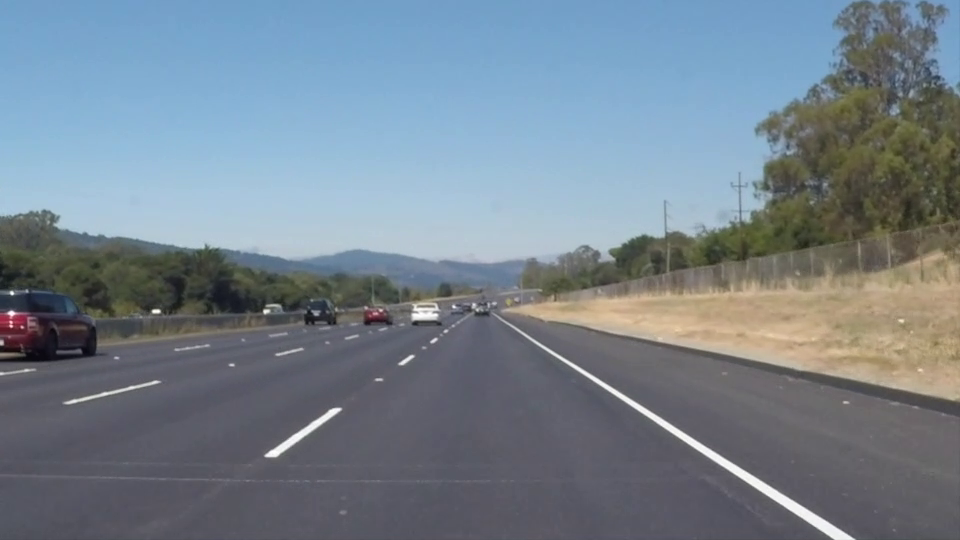
#> input picture frame 22 of imagenes/video_carretera.mp4, 960 x 540 px
$ python 'pipeline_base_mejora3(Kalman).py'
#> lines starting #> are read from the running program, lines starting #| are printed output that depends on the picture; after the words box and inside, x2 and y2 are one past the last pixel; in counts of white or black regions, pixels touching at a corner belong together
import cv2
import numpy as np
import matplotlib.pyplot as plt
import os
import sys
from collections import deque

# ================================================================
# RUTAS
# ================================================================
VIDEO_PATH        = os.path.join("imagenes", "video_carretera.mp4")
OUTPUT_VIDEO_PATH = "resultado_mejora3_kalman.avi"
DIAGRAMA_PATH     = "pipeline_mejora3_steps.png"

# ================================================================
# PARÁMETROS GLOBALES DE ESTABILIZACIÓN TEMPORAL  ← MEJORA 3
# ================================================================
HISTORY_N = 8
OUTLIER_SIGMA = 2.0

# ================================================================
# 1. CARGA DE VIDEO
# ================================================================
def open_video(path):
    cap = cv2.VideoCapture(path)
    if not cap.isOpened():
        raise FileNotFoundError(f"No se pudo abrir el video: {path}")
    return cap

# ================================================================
# 2. ESCALA DE GRISES
# ================================================================
def to_grayscale(image):
    return cv2.cvtColor(image, cv2.COLOR_BGR2GRAY)

# ================================================================
# 3. FILTRO GAUSSIANO
# ================================================================
def gaussian_blur(gray, kernel_size=(9, 9)):
    return cv2.GaussianBlur(gray, kernel_size, sigmaX=0)

# ================================================================
# 4. DETECTOR DE BORDES CANNY  (sin cambios)
# ================================================================
def canny_edge_detection(blurred, low_threshold=50, high_threshold=150):
    return cv2.Canny(blurred, low_threshold, high_threshold)

# ================================================================
# 5. FILTRO DE COLOR HSV  (sin cambios)
# ================================================================
def hsv_color_filter(image):
    hsv = cv2.cvtColor(image, cv2.COLOR_BGR2HSV)

    lower_yellow = np.array([ 18,  40, 100], dtype=np.uint8)
    upper_yellow = np.array([ 30, 255, 255], dtype=np.uint8)
    mask_yellow  = cv2.inRange(hsv, lower_yellow, upper_yellow)

    lower_white  = np.array([  0,   0, 145], dtype=np.uint8)
    upper_white  = np.array([179,  40, 255], dtype=np.uint8)
    mask_white   = cv2.inRange(hsv, lower_white, upper_white)

    mask_combined  = cv2.bitwise_or(mask_yellow, mask_white)
    filtered_image = cv2.bitwise_and(image, image, mask=mask_combined)

    return filtered_image, mask_combined, mask_white, mask_yellow

# ================================================================
# 6. REGIÓN DE INTERÉS  (sin cambios)
# ================================================================
def region_of_interest(image, image_shape):
    height, width = image_shape[0], image_shape[1]
    bottom_left  = (int(0.15 * width),  int(0.85 * height))
    bottom_right = (int(0.85 * width),  int(0.85 * height))
    top_left     = (int(0.425 * width), int(0.55 * height))
    top_right    = (int(0.575 * width), int(0.55 * height))
    vertices = np.array([[bottom_left, top_left, top_right, bottom_right]], dtype=np.int32)
    mask = np.zeros((height, width), dtype=np.uint8)
    cv2.fillPoly(mask, vertices, 255)
    masked_image = cv2.bitwise_and(image, image, mask=mask)
    return masked_image, vertices, mask

# ================================================================
# 7. HOUGH PROBABILÍSTICA CALIBRADA  (sin cambios, Mejora 2)
# ================================================================
def hough_lines_probabilistic(
        masked_edges,
        rho=1,
        theta=np.pi / 180,
        threshold=30,
        min_line_length=25,
        max_line_gap=80):
    lines = cv2.HoughLinesP(
        masked_edges,
        rho=rho,
        theta=theta,
        threshold=threshold,
        minLineLength=min_line_length,
        maxLineGap=max_line_gap
    )
    return lines

# ================================================================
# 8. CLASIFICAR SEGMENTOS EN CARRIL IZQUIERDO / DERECHO
# ================================================================
def classify_segments(lines, image_width):
    left_lines  = []
    right_lines = []

    if lines is None:
        return left_lines, right_lines

    for line in lines:
        x1, y1, x2, y2 = line[0]
        if x2 == x1:
            continue
        slope     = (y2 - y1) / (x2 - x1)
        intercept = y1 - slope * x1

        if abs(slope) < 0.3 or abs(slope) > 5.0:
            continue

        if slope < 0:
            left_lines.append((slope, intercept))
        else:
            right_lines.append((slope, intercept))

    return left_lines, right_lines

# ================================================================
# 9. FILTRO DE KALMAN POR CARRIL  ← MEJORA 3
# ================================================================
class LaneKalmanFilter:

    def __init__(self):
        # ── Estado inicial ──────────────────────────────────────
        self.x = np.zeros((2, 1), dtype=np.float64)
        self.P = np.eye(2, dtype=np.float64) * 1000.0
        # ── Modelo de transición: identidad ─────────────────────
        self.F = np.eye(2, dtype=np.float64)
        # ── Matriz de observación: identidad ────────────────────
        self.H = np.eye(2, dtype=np.float64)
        # ── Ruido de proceso Q ──────────────────────────────────
        self.Q = np.diag([1e-4, 10.0])
        # ── Ruido de medición R ─────────────────────────────────
        self.R = np.diag([1e-2, 100.0])
        # ── Estado de inicialización ────────────────────────────
        self.initialized = False

    def predict(self):
        self.x = self.F @ self.x
        self.P = self.F @ self.P @ self.F.T + self.Q
        return self.x.flatten()

    def update(self, measurement):
        z = measurement.reshape(2, 1)

        if not self.initialized:
            self.x = z.copy()
            self.initialized = True
            return self.x.flatten()

        y = z - self.H @ self.x
        S = self.H @ self.P @ self.H.T + self.R
        K = self.P @ self.H.T @ np.linalg.inv(S)
        self.x = self.x + K @ y
        self.P = (np.eye(2) - K @ self.H) @ self.P

        return self.x.flatten()

# ================================================================
# 10. BUFFER DE HISTORIAL + DETECCIÓN DE OUTLIERS  ← MEJORA 3
# ================================================================
class LaneHistory:

    def __init__(self, maxlen=HISTORY_N):
        self.history = deque(maxlen=maxlen)

    def is_outlier(self, measurement, sigma=OUTLIER_SIGMA):
        if len(self.history) < 3:
            return False

        hist = np.array(self.history)
        mean = hist.mean(axis=0)
        std  = hist.std(axis=0) + 1e-6

        distance = np.abs(measurement - mean) / std
        return bool(np.any(distance > sigma))

    def add(self, measurement):
        self.history.append(measurement.copy())

    # [4 lines left out: function last_valid, not called in this run]

# ================================================================
# 11. ESTABILIZADOR TEMPORAL COMPLETO (Kalman + Buffer)  ← MEJORA 3
# ================================================================
class LaneStabilizer:

    def __init__(self, maxlen=HISTORY_N):
        self.kf      = LaneKalmanFilter()
        self.history = LaneHistory(maxlen=maxlen)

    def _weighted_average(self, line_params, lines_raw):
        weights = []
        for x1, y1, x2, y2 in lines_raw:
            length = np.hypot(x2 - x1, y2 - y1)
            weights.append(max(length, 1.0))

        total_w = sum(weights)
        slopes     = [p[0] * w for p, w in zip(line_params, weights)]
        intercepts = [p[1] * w for p, w in zip(line_params, weights)]

        return np.array([sum(slopes) / total_w, sum(intercepts) / total_w])

    def update(self, line_params, lines_raw):
        self.kf.predict()

        if not line_params:
            if self.kf.initialized:
                return self.kf.x.flatten()
            return None

        measurement = self._weighted_average(line_params, lines_raw)

        if self.history.is_outlier(measurement):
            if self.kf.initialized:
                return self.kf.x.flatten()
            return None

        self.history.add(measurement)
        estimated = self.kf.update(measurement)
        return estimated

# ================================================================
# 12. CONVERTIR (slope, intercept) A COORDENADAS DE IMAGEN
# ================================================================
def lane_to_coords(slope, intercept, image_shape):
    height = image_shape[0]
    y_bottom = int(0.85 * height)
    y_top    = int(0.55 * height)

    if abs(slope) < 1e-6:
        return None

    x_bottom = int((y_bottom - intercept) / slope)
    x_top    = int((y_top    - intercept) / slope)

    return (x_bottom, y_bottom), (x_top, y_top)

# ================================================================
# 13. DIBUJAR LOS CARRILES ESTABILIZADOS
# ================================================================
def draw_stabilized_lanes(image, left_state, right_state, image_shape,
                          color=(0, 255, 0), thickness=6):
    result = image.copy()

    for state in [left_state, right_state]:
        if state is None:
            continue
        slope, intercept = state
        coords = lane_to_coords(slope, intercept, image_shape)
        if coords is None:
            continue
        pt_bottom, pt_top = coords
        h, w = image_shape[:2]
        if not (0 <= pt_bottom[0] < w and 0 <= pt_top[0] < w):
            continue
        cv2.line(result, pt_bottom, pt_top, color, thickness)

    return result

# ================================================================
# 14. PIPELINE COMPLETO — MEJORA 3
# ================================================================
def process_frame(frame, left_stabilizer, right_stabilizer):
    roi_frame, roi_vertices, roi_mask = region_of_interest(frame, frame.shape)

    filtered_image, mask_combined, mask_white, mask_yellow = hsv_color_filter(roi_frame)

    gray    = to_grayscale(filtered_image)

    blurred = gaussian_blur(gray, kernel_size=(9, 9))

    edges   = canny_edge_detection(blurred, low_threshold=50, high_threshold=150)

    lines = hough_lines_probabilistic(
        edges,
        rho=1,
        theta=np.pi / 180,
        threshold=30,
        min_line_length=40,
        max_line_gap=80
    )

    left_params, right_params = classify_segments(lines, frame.shape[1])

    left_raw  = []
    right_raw = []
    if lines is not None:
        for line in lines:
            x1, y1, x2, y2 = line[0]
            if x2 == x1:
                continue
            slope = (y2 - y1) / (x2 - x1)
            if abs(slope) < 0.3 or abs(slope) > 5.0:
                continue
            if slope < 0:
                left_raw.append((x1, y1, x2, y2))
            else:
                right_raw.append((x1, y1, x2, y2))

    left_state  = left_stabilizer.update(left_params,  left_raw)
    right_state = right_stabilizer.update(right_params, right_raw)

    result = draw_stabilized_lanes(
        frame, left_state, right_state, frame.shape,
        color=(0, 255, 0), thickness=6
    )
    cv2.polylines(result, roi_vertices, isClosed=True, color=(0, 0, 255), thickness=2)

    debug_images = {
        "roi_frame":      roi_frame,
        "filtered_bgr":   filtered_image,
        "mask_white":     mask_white,
        "mask_yellow":    mask_yellow,
        "mask_combined":  mask_combined,
        "grayscale":      gray,
        "gaussian":       blurred,
        "canny":          edges,
        "filtered_edges": edges,
        "roi_mask":       roi_mask,
        "roi_vertices":   roi_vertices,
    }
    return result, debug_images, left_state, right_state

# ================================================================
# 15. DIAGRAMA DEL PIPELINE
# ================================================================
def show_pipeline_diagram(frame, debug_images):
    fig, axes = plt.subplots(2, 4, figsize=(24, 10))
    fig.suptitle(
        "Pipeline Mejora 3 — Estabilización temporal (Kalman + buffer deque)",
        fontsize=11, fontweight='bold'
    )

    frame_rgb    = cv2.cvtColor(frame,                        cv2.COLOR_BGR2RGB)
    filtered_rgb = cv2.cvtColor(debug_images["filtered_bgr"], cv2.COLOR_BGR2RGB)
    result_rgb   = cv2.cvtColor(debug_images.get("result_bgr", frame), cv2.COLOR_BGR2RGB)

    titles = [
        "1. Original (BGR)",
        "2. ROI sobre original",
        "3. Máscara blanco",
        "4. Máscara amarillo",
        "5. Imagen filtrada HSV",
        "6. Grises → Gaussiano",
        "7. Canny 50/150",
        "8. Resultado Kalman estabilizado",
    ]
    images = [
        frame_rgb,
        cv2.cvtColor(debug_images["roi_frame"], cv2.COLOR_BGR2RGB),
        debug_images["mask_white"],
        debug_images["mask_yellow"],
        filtered_rgb,
        debug_images["gaussian"],
        debug_images["canny"],
        result_rgb,
    ]
    cmaps = [None, None, 'gray', 'gray', None, 'gray', 'gray', None]

    for ax, img, title, cmap in zip(axes.flat, images, titles, cmaps):
        ax.imshow(img, cmap=cmap)
        ax.set_title(title, fontsize=10)
        ax.axis('off')

    plt.tight_layout()
    plt.savefig(DIAGRAMA_PATH, dpi=150, bbox_inches='tight')
    plt.show()
    print(f"Diagrama guardado en '{DIAGRAMA_PATH}'")

# ================================================================
# 16. PROCESAR VIDEO COMPLETO
# ================================================================
def process_video(video_path, show_preview=True, save_video=True):
    cap    = open_video(video_path)
    fps    = cap.get(cv2.CAP_PROP_FPS)
    width  = int(cap.get(cv2.CAP_PROP_FRAME_WIDTH))
    height = int(cap.get(cv2.CAP_PROP_FRAME_HEIGHT))
    total  = int(cap.get(cv2.CAP_PROP_FRAME_COUNT))

    print(f"=== Video: {video_path} ===")
    print(f"  Resolución  : {width}×{height}")
    print(f"  FPS         : {fps}")
    print(f"  Total frames: {total}")

    left_stabilizer  = LaneStabilizer(maxlen=HISTORY_N)
    right_stabilizer = LaneStabilizer(maxlen=HISTORY_N)

    writer = None
    if save_video:
        fourcc = cv2.VideoWriter_fourcc(*'XVID')
        writer = cv2.VideoWriter(OUTPUT_VIDEO_PATH, fourcc, fps, (width, height))
        print(f"Guardando en '{OUTPUT_VIDEO_PATH}'")

    frame_count = 0
    first_done  = False

    while True:
        ret, frame = cap.read()
#> frame is the input picture: shape (540, 960, 3); mean B, G, R 141.9, 130.7, 117.7
        if not ret:
            break
        frame_count += 1

        result, debug_images, left_state, right_state = process_frame(
            frame, left_stabilizer, right_stabilizer
        )
#> in region_of_interest, `cv2.fillPoly(mask, vertices, 255)`:
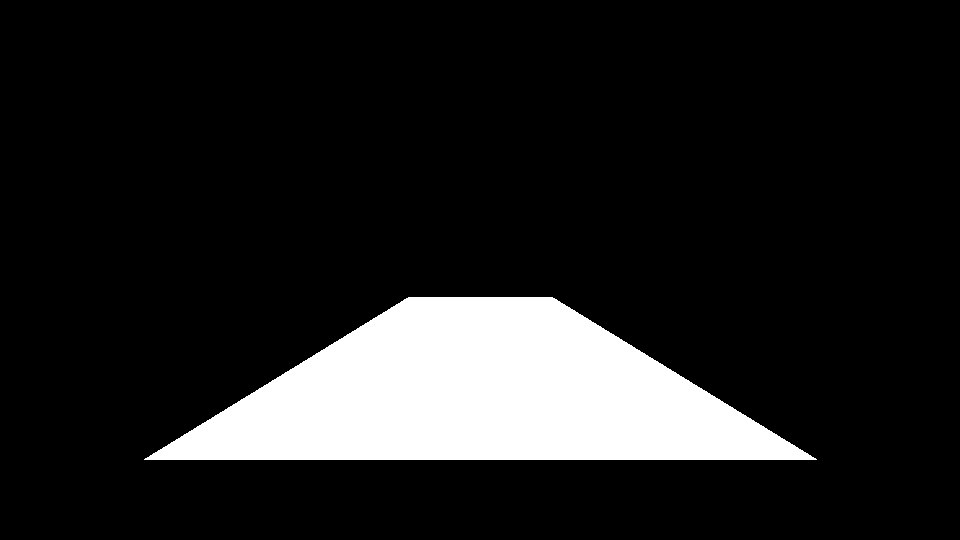
#> mask: shape (540, 960); 12.9% white; 1 white region, box (x1, y1, x2, y2) and area: (144, 297, 817, 460) 66769
#> in region_of_interest, `masked_image = cv2.bitwise_and(image, image, mask=mask)`:
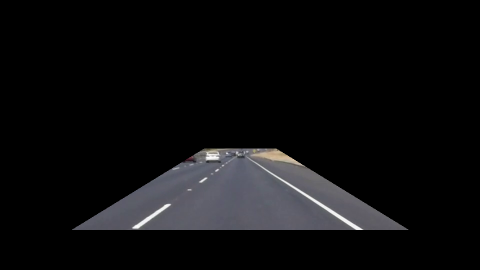
#> masked_image: shape (540, 960, 3) (shown at 1/2 size); mean B, G, R 14.3, 13.1, 13.2
#> in process_frame, `roi_frame, roi_vertices, roi_mask = region_of_interest(frame, frame.sh..`: roi_vertices = [[144, 459], [408, 297], [552, 297], [816, 459]]
#> in hsv_color_filter, `mask_yellow  = cv2.inRange(hsv, lower_yellow, upper_yellow)`:
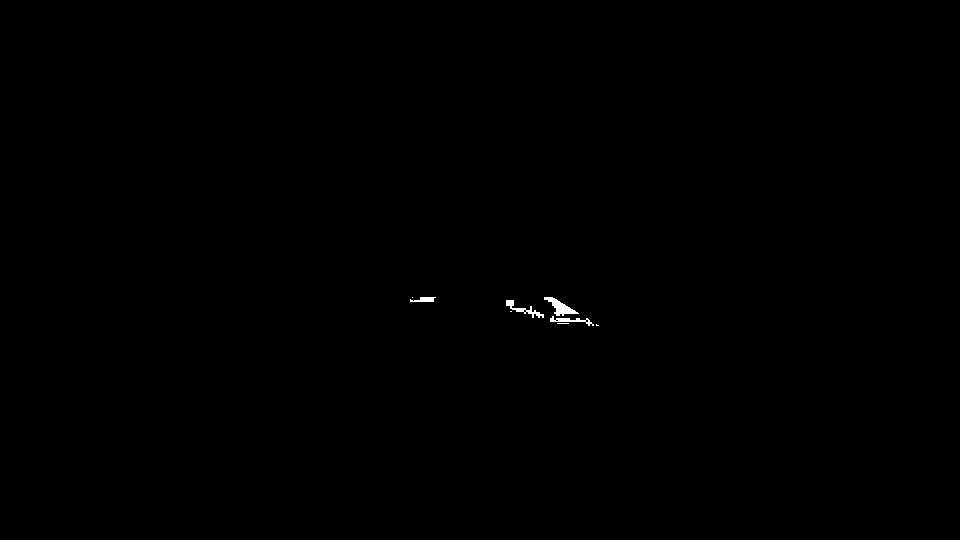
#> mask_yellow: shape (540, 960); 0.14% white; 8 white regions (4 under 20 px), largest, box (x1, y1, x2, y2) and area: (544, 297, 579, 316) 264, (506, 300, 544, 318) 182, (550, 316, 594, 326) 147, (410, 297, 436, 302) 92
#> in hsv_color_filter, `mask_white   = cv2.inRange(hsv, lower_white, upper_white)`:
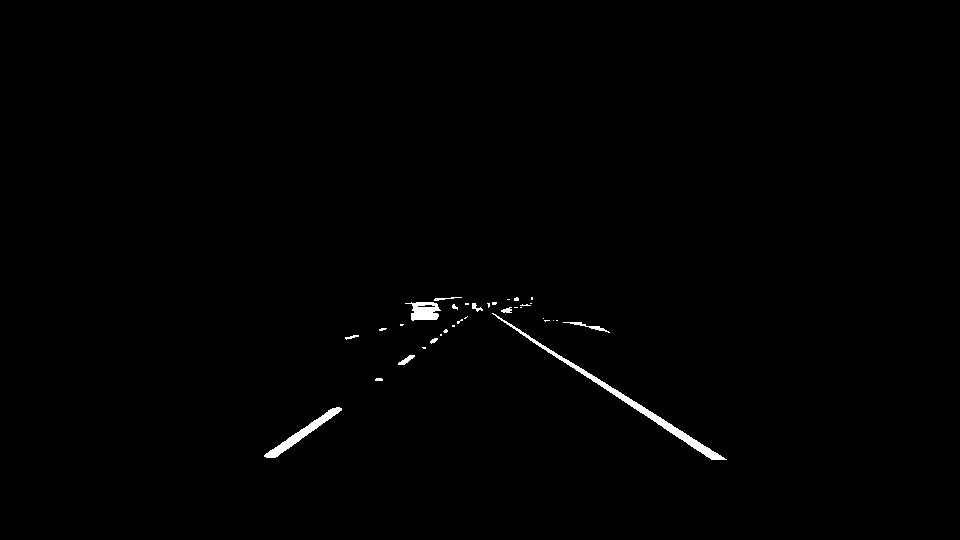
#> mask_white: shape (540, 960); 0.61% white; 34 white regions (22 under 20 px), largest, box (x1, y1, x2, y2) and area: (492, 313, 727, 460) 1431, (264, 407, 342, 458) 692, (405, 302, 441, 321) 446
#> in hsv_color_filter, `mask_combined  = cv2.bitwise_or(mask_yellow, mask_white)`:
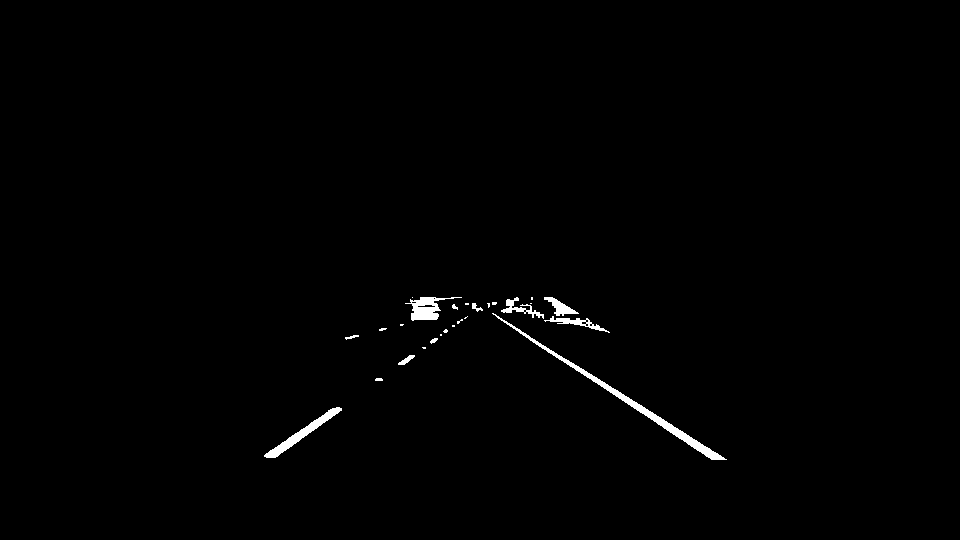
#> mask_combined: shape (540, 960); 0.74% white; 26 white regions (14 under 20 px), largest, box (x1, y1, x2, y2) and area: (492, 313, 727, 460) 1431, (264, 407, 342, 458) 692, (405, 297, 462, 321) 584
#> (the rest of the program and of its run is left out)
